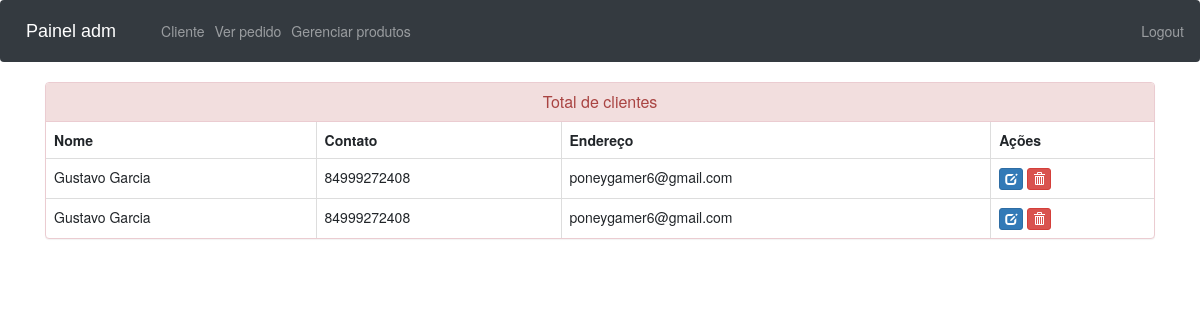
/view-customer (signed in), run on an earlier commit of the app's database.
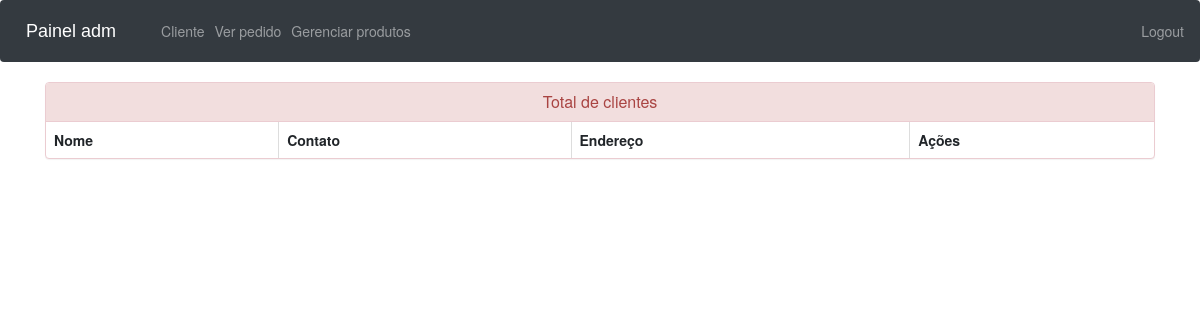
And on a later commit of the database.
### ecom/models.py (models this page shows, shortened)
class Customer(models.Model):
    user=models.OneToOneField(User,on_delete=models.CASCADE)
    profile_pic= models.ImageField(upload_to='profile_pic/CustomerProfilePic/',null=True,blank=True)
    address = models.CharField(max_length=40)
    mobile = models.CharField(max_length=20,null=False)
    @property
    def get_name(self):
        return self.user.first_name+" "+self.user.last_name

### ecom/views.py (the view)
# urls.py: path('view-customer', views.view_customer_view,name='view-customer'),
@login_required(login_url='adminlogin')
def view_customer_view(request):
    customers=models.Customer.objects.all()
    return render(request,'ecom/view_customer.html',{'customers':customers})

### templates/ecom/view_customer.html (shortened to what this page needs)
{% extends 'ecom/admin_base.html' %}
{% load static %}
{% block content %}
<head>
  <link href="//netdna.bootstrapcdn.com/bootstrap/3.0.0/css/bootstrap.min.css" rel="stylesheet" id="bootstrap-css">
</head>
<div class="container">
  <div class="panel panel-danger">
    <div class="panel-heading">
      <h6 class="panel-title">Total de clientes</h6>
    </div>
    <table class="table table-hover table-bordered" id="dev-table">
      <thead>
        <tr>
          <th>Nome</th>
          <th>Contato</th>
          <th>Endereço</th>
          <th>Ações</th>
        </tr>
      </thead>
      {% for c in customers %}
      <tr>
        <td> {{c.get_name}}</td>
        <td>{{c.mobile}}</td>
        <td>{{c.address}}</td>
        <td><a class="btn btn-primary btn-xs" href="{% url 'update-customer' c.id  %}"><span class="glyphicon glyphicon-edit"></span></a>
        <a class="btn btn-danger btn-xs" href="{% url 'delete-customer' c.id  %}"><span class="glyphicon glyphicon-trash"></span></a></td>
      </tr>
      {% endfor %}
    </table>
  </div>
</div>
{% endblock content %}

What changed in the data, as far as the page shows it:
removed Customer: get_name "Gustavo Garcia", mobile "84999272408", address "poneygamer6@gmail.com"
removed Customer: get_name "Gustavo Garcia", mobile "84999272408", address "poneygamer6@gmail.com"
